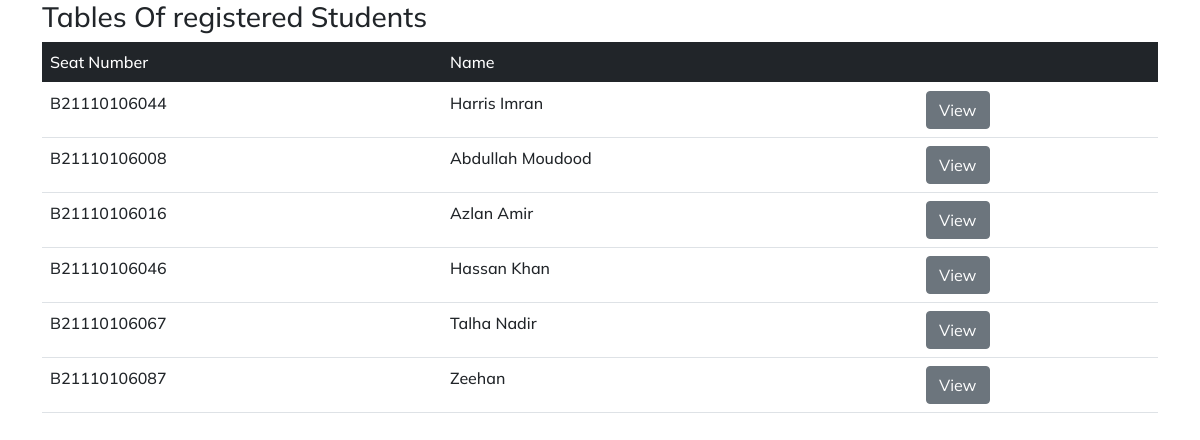
The page /Sis/list on the database its author committed.
### Sis/models.py (models this page shows, shortened)
class Student(models.Model):
    name = models.CharField(max_length=30)
    fname = models.CharField(max_length=30)
    email = models.EmailField()
    seat = models.CharField(max_length=12)

### Sis/views.py (the view)
# urls.py: path('list', views.Formlist, name='list'),
def Formlist(request):
    lists = Student.objects.all()
    return render(request, 'Sis/Formlist.html', {
        'list': lists
    })

### Sis/templates/Sis/Formlist.html
{% extends 'Sis/Front.html' %}
{% block body %}
<div class="container">
    <h3>Tables Of registered Students</h3>
    <table class="table table-hover"    >
        <thead class="table-dark">
        <tr>
            <th scope="col">Seat Number</th>
            <th scope="col">Name</th>
            <th scope="col"></th>
        </tr>
        </thead>
        <tbody>
        {% for item in list %}
        <tr>
            <td class="text-black"> {{ item.seat }}</td>
            <td>{{ item.name }}</td>
            <td><a class="text-dark" href="{% url 'sis:detail' item.id %}"><button type="submit" class="btn btn-secondary">View</button></a></td>
        </tr>
        {% endfor %}
        </tbody>
    </table>
</div>
{% endblock %}

### Sis/templates/Sis/Front.html (shortened to what this page needs)
<!doctype html>
<html lang="en">
  <head>
    <link rel="stylesheet" href="{% static 'css/style.css' %}">
    <link href="https://cdn.jsdelivr.net/npm/bootstrap@5.0.2/dist/css/bootstrap.min.css" rel="stylesheet">
  </head>
  <body class="">
  {% block body %}
  {% endblock %}
  </body>
</html>

### Sis/static/css/style.css (style rules this page uses)
* { margin:0; padding: 0; box-sizing: border-box; font-family:Mulish; font-weight: 500; }

### rows shown on the page
Student: seat "B21110106044", name "Harris Imran"
Student: seat "B21110106008", name "Abdullah Moudood"
Student: seat "B21110106016", name "Azlan Amir"
Student: seat "B21110106046", name "Hassan Khan"
Student: seat "B21110106067", name "Talha Nadir"
Student: seat "B21110106087", name "Zeehan"
